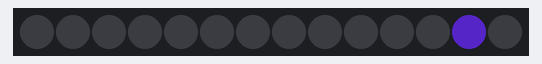
Recording of a program running on a simulated Raspberry Pi (BCM pin numbers). On the bench: 14 RGB LEDs in strip order, left to right. Dim RGB values are drawn brighter than linear; random numbers come from a fixed seed. At 39.0 s the program stops and its outputs stay as they are.

Above: at 1.6 s.
At 3.2 s:
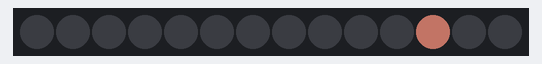
At 4.0 s:
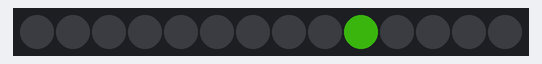
At 5.6 s:
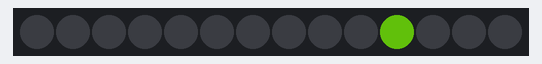
At 9.38 s:
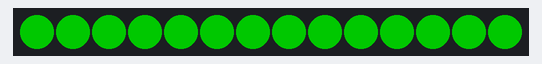
At 38.68 s:
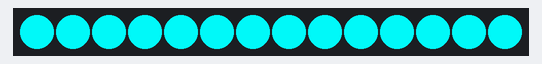

The program:

strip_lights.py
```python
import time
import random
from rpi_ws281x import PixelStrip, Color

LED_COUNT = 14        # LED灯的个数
LED_PIN = 18          # DI端接GPIO18

# 以下可以不用改
LED_FREQ_HZ = 800000  # LED signal frequency in hertz (usually 800khz)
LED_DMA = 10          # DMA channel to use for generating signal (try 10)
LED_BRIGHTNESS = 100  # Set to 0 for darkest and 255 for brightest
LED_INVERT = False    # True to invert the signal (when using NPN transistor level shift)
LED_CHANNEL = 0       # set to '1' for GPIOs 13, 19, 41, 45 or 53

# Create NeoPixel object with appropriate configuration.
#创建对象
strip = PixelStrip(LED_COUNT, LED_PIN, LED_FREQ_HZ, LED_DMA, LED_INVERT, LED_BRIGHTNESS, LED_CHANNEL)

# Intialize the library (must be called once before other functions).
#初始化
strip.begin()

#Toggle all LED light colors
#改变所以灯颜色
def change_color(color, wait_ms=20):
    for i in range(strip.numPixels()):
        strip.setPixelColor(i, color)
        strip.show()
        time.sleep(wait_ms / 1000.0)

#随机点亮一个灯
def random_lights():
    for i in range(10):
        #-1是因为randint(n,m)获取到的值会包含n和m，而led在程序中第一个位置是0，5个LED灯就是0到4
        num = random.randint(0,strip.numPixels()-1)
        r = random.randint(0,255)
        g = random.randint(0,255)
        b = random.randint(0,255)
        strip.setPixelColor(num, Color(r,g,b))
        strip.show()
        time.sleep(0.5)
        change_color(Color(0,0,0))

#流水灯
def water_lights(color):
    count = 0
    while True:
        for i in range(strip.numPixels()):
            strip.setPixelColor(i, color)
            strip.show()
            time.sleep(0.1)
        change_color(Color(0,0,0))
        time.sleep(0.5)
        count = count + 1
        if count >= 5:
            change_color(Color(0,0,0))
            break

# 呼吸灯
#利用setBrightness()设置灯的亮度 值在0到255之间 包括 0和255
def breathing(color):
    strip.setBrightness(0)
    change_color(color)
    strip.show()
    brightness = 0
    increment = 1
    count = 0
    while True:
        brightness = brightness + increment
        strip.setBrightness(brightness)
        strip.show()
        time.sleep(0.01)
        if brightness <= 0 or brightness >= 255:
            increment = -increment
            count = count + 1
        if count == 7:
            change_color(Color(0,0,0))
            break


try:
    random_lights()
    water_lights(Color(0,255,0))
    breathing(Color(0,255,255))
except:
    pass
```
